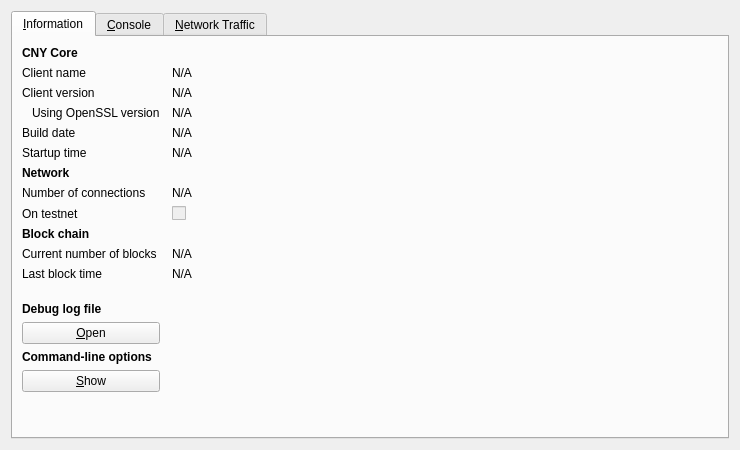
<?xml version="1.0" encoding="UTF-8"?>
<ui version="4.0">
 <class>RPCConsole</class>
 <widget class="QDialog" name="RPCConsole">
  <property name="geometry">
   <rect>
    <x>0</x>
    <y>0</y>
    <width>740</width>
    <height>450</height>
   </rect>
  </property>
  <property name="windowTitle">
   <string>CNY - Debug window</string>
  </property>
  <layout class="QVBoxLayout" name="verticalLayout_2">
   <item>
    <widget class="QTabWidget" name="tabWidget">
     <property name="currentIndex">
      <number>0</number>
     </property>
     <widget class="QWidget" name="tab_info">
      <attribute name="title">
       <string>&amp;Information</string>
      </attribute>
      <layout class="QGridLayout" name="gridLayout" columnstretch="0,1">
       <property name="horizontalSpacing">
        <number>12</number>
       </property>
       <item row="0" column="0">
        <widget class="QLabel" name="label_9">
         <property name="font">
          <font>
           <weight>75</weight>
           <bold>true</bold>
          </font>
         </property>
         <property name="text">
          <string>CNY Core</string>
         </property>
        </widget>
       </item>
       <item row="1" column="0">
        <widget class="QLabel" name="label_5">
         <property name="text">
          <string>Client name</string>
         </property>
        </widget>
       </item>
       <item row="1" column="1">
        <widget class="QLabel" name="clientName">
         <property name="cursor">
          <cursorShape>IBeamCursor</cursorShape>
         </property>
         <property name="text">
          <string>N/A</string>
         </property>
         <property name="textFormat">
          <enum>Qt::PlainText</enum>
         </property>
         <property name="textInteractionFlags">
          <set>Qt::LinksAccessibleByMouse|Qt::TextSelectableByKeyboard|Qt::TextSelectableByMouse</set>
         </property>
        </widget>
       </item>
       <item row="2" column="0">
        <widget class="QLabel" name="label_6">
         <property name="text">
          <string>Client version</string>
         </property>
        </widget>
       </item>
       <item row="2" column="1">
        <widget class="QLabel" name="clientVersion">
         <property name="cursor">
          <cursorShape>IBeamCursor</cursorShape>
         </property>
         <property name="text">
          <string>N/A</string>
         </property>
         <property name="textFormat">
          <enum>Qt::PlainText</enum>
         </property>
         <property name="textInteractionFlags">
          <set>Qt::LinksAccessibleByMouse|Qt::TextSelectableByKeyboard|Qt::TextSelectableByMouse</set>
         </property>
        </widget>
       </item>
       <item row="3" column="0">
        <widget class="QLabel" name="label_14">
         <property name="text">
          <string>Using OpenSSL version</string>
         </property>
         <property name="indent">
          <number>10</number>
         </property>
        </widget>
       </item>
       <item row="3" column="1">
        <widget class="QLabel" name="openSSLVersion">
         <property name="cursor">
          <cursorShape>IBeamCursor</cursorShape>
         </property>
         <property name="text">
          <string>N/A</string>
         </property>
         <property name="textFormat">
          <enum>Qt::PlainText</enum>
         </property>
         <property name="textInteractionFlags">
          <set>Qt::LinksAccessibleByMouse|Qt::TextSelectableByKeyboard|Qt::TextSelectableByMouse</set>
         </property>
        </widget>
       </item>
       <item row="4" column="0">
        <widget class="QLabel" name="label_12">
         <property name="text">
          <string>Build date</string>
         </property>
        </widget>
       </item>
       <item row="4" column="1">
        <widget class="QLabel" name="buildDate">
         <property name="cursor">
          <cursorShape>IBeamCursor</cursorShape>
         </property>
         <property name="text">
          <string>N/A</string>
         </property>
         <property name="textFormat">
          <enum>Qt::PlainText</enum>
         </property>
         <property name="textInteractionFlags">
          <set>Qt::LinksAccessibleByMouse|Qt::TextSelectableByKeyboard|Qt::TextSelectableByMouse</set>
         </property>
        </widget>
       </item>
       <item row="5" column="0">
        <widget class="QLabel" name="label_13">
         <property name="text">
          <string>Startup time</string>
         </property>
        </widget>
       </item>
       <item row="5" column="1">
        <widget class="QLabel" name="startupTime">
         <property name="cursor">
          <cursorShape>IBeamCursor</cursorShape>
         </property>
         <property name="text">
          <string>N/A</string>
         </property>
         <property name="textFormat">
          <enum>Qt::PlainText</enum>
         </property>
         <property name="textInteractionFlags">
          <set>Qt::LinksAccessibleByMouse|Qt::TextSelectableByKeyboard|Qt::TextSelectableByMouse</set>
         </property>
        </widget>
       </item>
       <item row="6" column="0">
        <widget class="QLabel" name="label_11">
         <property name="font">
          <font>
           <weight>75</weight>
           <bold>true</bold>
          </font>
         </property>
         <property name="text">
          <string>Network</string>
         </property>
        </widget>
       </item>
       <item row="7" column="0">
        <widget class="QLabel" name="label_7">
         <property name="text">
          <string>Number of connections</string>
         </property>
        </widget>
       </item>
       <item row="7" column="1">
        <widget class="QLabel" name="numberOfConnections">
         <property name="cursor">
          <cursorShape>IBeamCursor</cursorShape>
         </property>
         <property name="text">
          <string>N/A</string>
         </property>
         <property name="textFormat">
          <enum>Qt::PlainText</enum>
         </property>
         <property name="textInteractionFlags">
          <set>Qt::LinksAccessibleByMouse|Qt::TextSelectableByKeyboard|Qt::TextSelectableByMouse</set>
         </property>
        </widget>
       </item>
       <item row="8" column="0">
        <widget class="QLabel" name="label_8">
         <property name="text">
          <string>On testnet</string>
         </property>
        </widget>
       </item>
       <item row="8" column="1">
        <widget class="QCheckBox" name="isTestNet">
         <property name="enabled">
          <bool>false</bool>
         </property>
         <property name="text">
          <string/>
         </property>
        </widget>
       </item>
       <item row="9" column="0">
        <widget class="QLabel" name="label_10">
         <property name="font">
          <font>
           <weight>75</weight>
           <bold>true</bold>
          </font>
         </property>
         <property name="text">
          <string>Block chain</string>
         </property>
        </widget>
       </item>
       <item row="10" column="0">
        <widget class="QLabel" name="label_3">
         <property name="text">
          <string>Current number of blocks</string>
         </property>
        </widget>
       </item>
       <item row="10" column="1">
        <widget class="QLabel" name="numberOfBlocks">
         <property name="cursor">
          <cursorShape>IBeamCursor</cursorShape>
         </property>
         <property name="text">
          <string>N/A</string>
         </property>
         <property name="textFormat">
          <enum>Qt::PlainText</enum>
         </property>
         <property name="textInteractionFlags">
          <set>Qt::LinksAccessibleByMouse|Qt::TextSelectableByKeyboard|Qt::TextSelectableByMouse</set>
         </property>
        </widget>
       </item>
       <item row="11" column="0">
        <widget class="QLabel" name="label_2">
         <property name="text">
          <string>Last block time</string>
         </property>
        </widget>
       </item>
       <item row="11" column="1">
        <widget class="QLabel" name="lastBlockTime">
         <property name="cursor">
          <cursorShape>IBeamCursor</cursorShape>
         </property>
         <property name="text">
          <string>N/A</string>
         </property>
         <property name="textFormat">
          <enum>Qt::PlainText</enum>
         </property>
         <property name="textInteractionFlags">
          <set>Qt::LinksAccessibleByMouse|Qt::TextSelectableByKeyboard|Qt::TextSelectableByMouse</set>
         </property>
        </widget>
       </item>
       <item row="12" column="0">
        <spacer name="verticalSpacer_2">
         <property name="orientation">
          <enum>Qt::Vertical</enum>
         </property>
         <property name="sizeHint" stdset="0">
          <size>
           <width>20</width>
           <height>20</height>
          </size>
         </property>
        </spacer>
       </item>
       <item row="13" column="0">
        <widget class="QLabel" name="labelDebugLogfile">
         <property name="font">
          <font>
           <weight>75</weight>
           <bold>true</bold>
          </font>
         </property>
         <property name="text">
          <string>Debug log file</string>
         </property>
        </widget>
       </item>
       <item row="14" column="0">
        <widget class="QPushButton" name="openDebugLogfileButton">
         <property name="toolTip">
          <string>Open the CNY debug log file from the current data directory. This can take a few seconds for large log files.</string>
         </property>
         <property name="text">
          <string>&amp;Open</string>
         </property>
         <property name="autoDefault">
          <bool>false</bool>
         </property>
        </widget>
       </item>
       <item row="15" column="0">
        <widget class="QLabel" name="labelCLOptions">
         <property name="font">
          <font>
           <weight>75</weight>
           <bold>true</bold>
          </font>
         </property>
         <property name="text">
          <string>Command-line options</string>
         </property>
        </widget>
       </item>
       <item row="16" column="0">
        <widget class="QPushButton" name="showCLOptionsButton">
         <property name="toolTip">
          <string>Show the CNY-Qt help message to get a list with possible CNY command-line options.</string>
         </property>
         <property name="text">
          <string>&amp;Show</string>
         </property>
         <property name="autoDefault">
          <bool>false</bool>
         </property>
        </widget>
       </item>
       <item row="17" column="0">
        <spacer name="verticalSpacer">
         <property name="orientation">
          <enum>Qt::Vertical</enum>
         </property>
         <property name="sizeHint" stdset="0">
          <size>
           <width>20</width>
           <height>40</height>
          </size>
         </property>
        </spacer>
       </item>
      </layout>
     </widget>
     <widget class="QWidget" name="tab_console">
      <attribute name="title">
       <string>&amp;Console</string>
      </attribute>
      <layout class="QVBoxLayout" name="verticalLayout_3">
       <property name="spacing">
        <number>3</number>
       </property>
       <item>
        <widget class="QTextEdit" name="messagesWidget">
         <property name="minimumSize">
          <size>
           <width>0</width>
           <height>100</height>
          </size>
         </property>
         <property name="readOnly">
          <bool>true</bool>
         </property>
         <property name="tabKeyNavigation" stdset="0">
          <bool>false</bool>
         </property>
         <property name="columnCount" stdset="0">
          <number>2</number>
         </property>
        </widget>
       </item>
       <item>
        <layout class="QHBoxLayout" name="horizontalLayout">
         <property name="spacing">
          <number>3</number>
         </property>
         <item>
          <widget class="QLabel" name="label">
           <property name="text">
            <string notr="true">&gt;</string>
           </property>
          </widget>
         </item>
         <item>
          <widget class="QLineEdit" name="lineEdit"/>
         </item>
         <item>
          <widget class="QPushButton" name="clearButton">
           <property name="maximumSize">
            <size>
             <width>24</width>
             <height>24</height>
            </size>
           </property>
           <property name="toolTip">
            <string>Clear console</string>
           </property>
           <property name="text">
            <string/>
           </property>
           <property name="icon">
            <iconset resource="../bitcoin.qrc">
             <normaloff>:/icons/remove</normaloff>:/icons/remove</iconset>
           </property>
           <property name="shortcut">
            <string notr="true">Ctrl+L</string>
           </property>
           <property name="autoDefault">
            <bool>false</bool>
           </property>
          </widget>
         </item>
        </layout>
       </item>
      </layout>
     </widget>
     <widget class="QWidget" name="tab">
      <attribute name="title">
       <string>&amp;Network Traffic</string>
      </attribute>
      <layout class="QHBoxLayout" name="horizontalLayout_3">
       <item>
        <layout class="QVBoxLayout" name="verticalLayout_4">
         <item>
          <widget class="TrafficGraphWidget" name="trafficGraph" native="true">
           <property name="sizePolicy">
            <sizepolicy hsizetype="Expanding" vsizetype="Expanding">
             <horstretch>0</horstretch>
             <verstretch>0</verstretch>
            </sizepolicy>
           </property>
          </widget>
         </item>
         <item>
          <layout class="QHBoxLayout" name="horizontalLayout_2">
           <item>
            <widget class="QSlider" name="sldGraphRange">
             <property name="minimum">
              <number>1</number>
             </property>
             <property name="maximum">
              <number>288</number>
             </property>
             <property name="pageStep">
              <number>12</number>
             </property>
             <property name="value">
              <number>6</number>
             </property>
             <property name="orientation">
              <enum>Qt::Horizontal</enum>
             </property>
            </widget>
           </item>
           <item>
            <widget class="QLabel" name="lblGraphRange">
             <property name="minimumSize">
              <size>
               <width>100</width>
               <height>0</height>
              </size>
             </property>
             <property name="alignment">
              <set>Qt::AlignCenter</set>
             </property>
            </widget>
           </item>
           <item>
            <widget class="QPushButton" name="btnClearTrafficGraph">
             <property name="text">
              <string>&amp;Clear</string>
             </property>
            </widget>
           </item>
          </layout>
         </item>
        </layout>
       </item>
       <item>
        <layout class="QVBoxLayout" name="verticalLayout">
         <item>
          <widget class="QGroupBox" name="groupBox">
           <property name="title">
            <string>Totals</string>
           </property>
           <layout class="QVBoxLayout" name="verticalLayout_5">
            <item>
             <layout class="QHBoxLayout" name="horizontalLayout_4">
              <item>
               <widget class="Line" name="line">
                <property name="sizePolicy">
                 <sizepolicy hsizetype="Fixed" vsizetype="Fixed">
                  <horstretch>0</horstretch>
                  <verstretch>0</verstretch>
                 </sizepolicy>
                </property>
                <property name="minimumSize">
                 <size>
                  <width>10</width>
                  <height>0</height>
                 </size>
                </property>
                <property name="palette">
                 <palette>
                  <active>
                   <colorrole role="Light">
                    <brush brushstyle="SolidPattern">
                     <color alpha="255">
                      <red>0</red>
                      <green>255</green>
                      <blue>0</blue>
                     </color>
                    </brush>
                   </colorrole>
                  </active>
                  <inactive>
                   <colorrole role="Light">
                    <brush brushstyle="SolidPattern">
                     <color alpha="255">
                      <red>0</red>
                      <green>255</green>
                      <blue>0</blue>
                     </color>
                    </brush>
                   </colorrole>
                  </inactive>
                  <disabled>
                   <colorrole role="Light">
                    <brush brushstyle="SolidPattern">
                     <color alpha="255">
                      <red>0</red>
                      <green>255</green>
                      <blue>0</blue>
                     </color>
                    </brush>
                   </colorrole>
                  </disabled>
                 </palette>
                </property>
                <property name="orientation">
                 <enum>Qt::Horizontal</enum>
                </property>
               </widget>
              </item>
              <item>
               <widget class="QLabel" name="label_16">
                <property name="text">
                 <string>In:</string>
                </property>
               </widget>
              </item>
              <item>
               <widget class="QLabel" name="lblBytesIn">
                <property name="minimumSize">
                 <size>
                  <width>50</width>
                  <height>0</height>
                 </size>
                </property>
                <property name="alignment">
                 <set>Qt::AlignRight|Qt::AlignTrailing|Qt::AlignVCenter</set>
                </property>
               </widget>
              </item>
             </layout>
            </item>
            <item>
             <layout class="QHBoxLayout" name="horizontalLayout_5">
              <item>
               <widget class="Line" name="line_2">
                <property name="sizePolicy">
                 <sizepolicy hsizetype="Fixed" vsizetype="Fixed">
                  <horstretch>0</horstretch>
                  <verstretch>0</verstretch>
                 </sizepolicy>
                </property>
                <property name="minimumSize">
                 <size>
                  <width>10</width>
                  <height>0</height>
                 </size>
                </property>
                <property name="palette">
                 <palette>
                  <active>
                   <colorrole role="Light">
                    <brush brushstyle="SolidPattern">
                     <color alpha="255">
                      <red>255</red>
                      <green>0</green>
                      <blue>0</blue>
                     </color>
                    </brush>
                   </colorrole>
                  </active>
                  <inactive>
                   <colorrole role="Light">
                    <brush brushstyle="SolidPattern">
                     <color alpha="255">
                      <red>255</red>
                      <green>0</green>
                      <blue>0</blue>
                     </color>
                    </brush>
                   </colorrole>
                  </inactive>
                  <disabled>
                   <colorrole role="Light">
                    <brush brushstyle="SolidPattern">
                     <color alpha="255">
                      <red>255</red>
                      <green>0</green>
                      <blue>0</blue>
                     </color>
                    </brush>
                   </colorrole>
                  </disabled>
                 </palette>
                </property>
                <property name="orientation">
                 <enum>Qt::Horizontal</enum>
                </property>
               </widget>
              </item>
              <item>
               <widget class="QLabel" name="label_17">
                <property name="text">
                 <string>Out:</string>
                </property>
               </widget>
              </item>
              <item>
               <widget class="QLabel" name="lblBytesOut">
                <property name="minimumSize">
                 <size>
                  <width>50</width>
                  <height>0</height>
                 </size>
                </property>
                <property name="alignment">
                 <set>Qt::AlignRight|Qt::AlignTrailing|Qt::AlignVCenter</set>
                </property>
               </widget>
              </item>
             </layout>
            </item>
            <item>
             <spacer name="verticalSpacer_4">
              <property name="orientation">
               <enum>Qt::Vertical</enum>
              </property>
              <property name="sizeHint" stdset="0">
               <size>
                <width>20</width>
                <height>407</height>
               </size>
              </property>
             </spacer>
            </item>
           </layout>
          </widget>
         </item>
        </layout>
       </item>
      </layout>
     </widget>
    </widget>
   </item>
  </layout>
 </widget>
 <customwidgets>
  <customwidget>
   <class>TrafficGraphWidget</class>
   <extends>QWidget</extends>
   <header>trafficgraphwidget.h</header>
   <container>1</container>
   <slots>
    <slot>clear()</slot>
   </slots>
  </customwidget>
 </customwidgets>
 <resources>
  <include location="../bitcoin.qrc"/>
 </resources>
 <connections/>
</ui>
